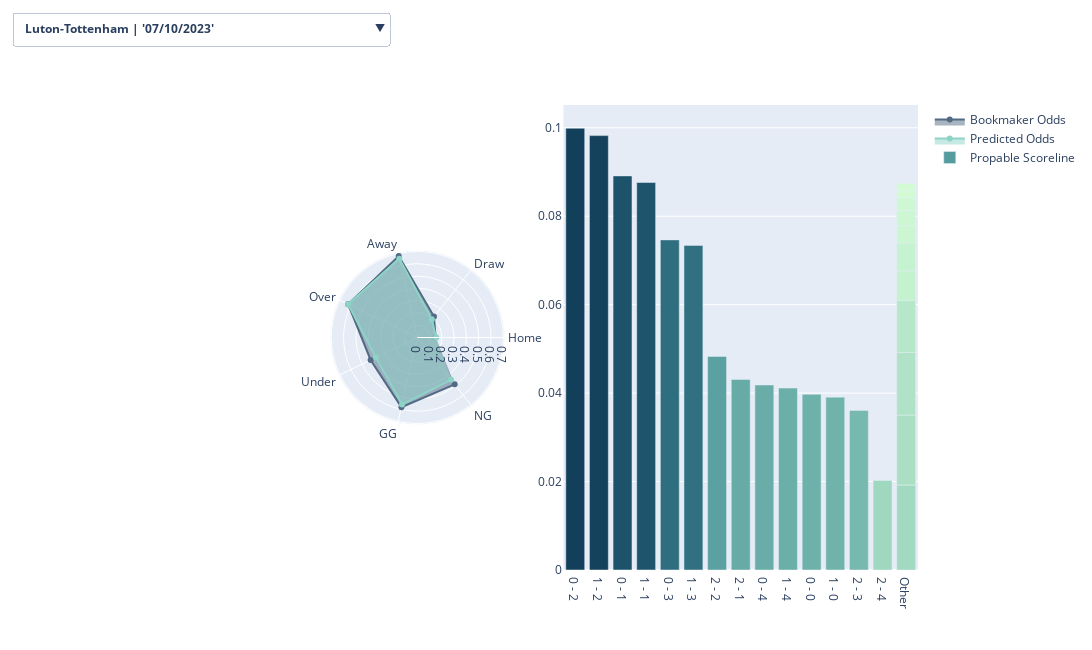

Notebook cell for this chart:
### Code cell
# Create subplots
fig = make_subplots(rows=1, cols=2, specs=[[{'type': 'polar'}, {'type': 'xy'}]], column_widths=[0.33, 0.67])
fig.update_layout(width=1500, height=650)
# create a list to store the buttons
buttons = []
categories = ['Home', 'Draw', 'Away', 'Over', 'Under', 'GG', 'NG']

# loop through each match and create two traces for Bookmaker odds and predicted values
for match_index, match in enumerate(Final_Odds['Match'].unique().tolist()):

    # create the trace for Bookmaker odds
    trace_bookmaker = go.Scatterpolar(
      r=Final_Odds[(Final_Odds['Type']=='Bookmaker')  & (Final_Odds['Match']==match)][['P(Hwin)', 'P(Draw)', 'P(Awin)', 'P(Over)', 'P(Under)', 'P(GG)', 'P(NG)']].values.tolist()[0],
      theta=categories,
      fill='toself',
      name='Bookmaker Odds',
      marker = dict(color = 'rgb(82, 106, 131)' ),
      visible=False if match_index!=0 else True,
      hovertemplate='%{theta}<br>Prob: %{r:.2f}<br>Bookmaker Odds'
)
    fig.add_trace(trace_bookmaker, row=1, col=1)
    # create the trace for predicted values
    trace_predicted = go.Scatterpolar(
        r= Final_Odds[(Final_Odds['Type']=='Predicted')  & (Final_Odds['Match']==match)][['P(Hwin)', 'P(Draw)', 'P(Awin)', 'P(Over)', 'P(Under)', 'P(GG)', 'P(NG)']].values.tolist()[0],
        theta=categories,
        fill='toself',
        name='Predicted Odds',
        marker = dict(color ='rgb(141,211,199)'), #'rgb(217, 175, 107)'
        visible=False if match_index!=0 else True,
        hovertemplate='%{theta}<br>Prob: %{r:.2f}<br>Predicted Odds'
  )
    fig.add_trace(trace_predicted, row=1, col=1)
    
    trace_goals = go.Bar(
        x=Pie_list[match_index]['score'],
        y=Pie_list[match_index]['P(score)'],
        visible=False if match_index!=0 else True,
        marker=dict(color=Pie_list[match_index]['P(score)'], colorscale='darkmint'),
        name='Propable Scoreline',
        hovertemplate='Score %{x}<br>Prob: %{y:.3f}'
    )
    fig.add_trace(trace_goals, row=1, col=2)
    
    # create the dictionary for the button
    button_dict = dict(
        method="restyle",
        args=[{"visible": [False] * (len(Final_Odds['Match'].unique().tolist()) * 3)}], # set all traces to false initially
        label= f"<b>{match} | {str(Final_Odds[(Final_Odds['Type']=='Predicted')  & (Final_Odds['Match']==match)]['Date'].values).strip('[]')}</b>" 
    )
    
    # set visibility to true for the corresponding traces
    button_dict["args"][0]["visible"][3*match_index] = True # Bookmaker odds trace
    button_dict["args"][0]["visible"][3*match_index+1] = True # Predicted trace
    button_dict["args"][0]["visible"][3*match_index+2] = True # Goal trace
    
    # set visibility to true for the corresponding traces for the first match
    if match_index == 0:
        button_dict["args"][0]["visible"][0] = True # Bookmaker odds trace
        button_dict["args"][0]["visible"][1] = True # Predicted trace
        button_dict["args"][0]["visible"][2] = True
        
    # append the button to the list
    buttons.append(button_dict)


# update the layout with the buttons
fig.update_layout(
    updatemenus=[go.layout.Updatemenu(
        buttons=buttons,
        active=0, # set the initial active button
        x=0.1,
        y=1.2,
        direction="down",
    )],
    
)

# show the plot
fig.show()
# Save the interactive figure as an HTML file
fig.write_html('UpcomingMatchesPredictionFigure.html')
